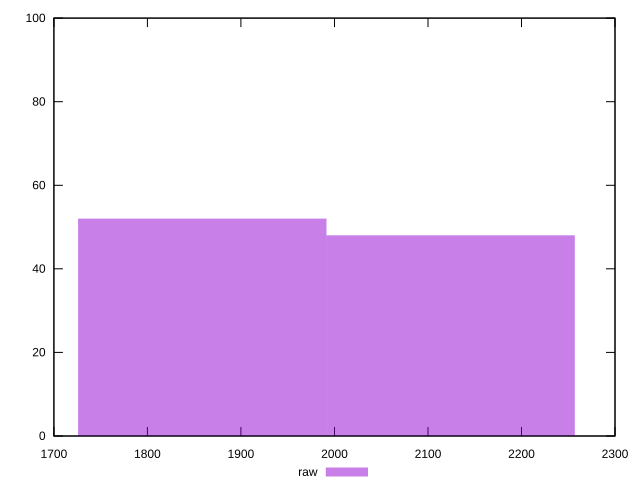

Source code (gnuplot):
reset
set terminal svg size 640, 490 enhanced background rgb 'white'
set output "reprap/first-cpu-idle/samples/pages+cached+noadtech/raw/histogram.svg"

$raw <<EOF
2124.101074263436 48
1858.5884399805068 52
EOF

set key outside below
set boxwidth 265.5126342829295
set yrange [0:100]
set style fill transparent solid 0.5 noborder

plot \
  $raw title "raw" with boxes, \


reset
